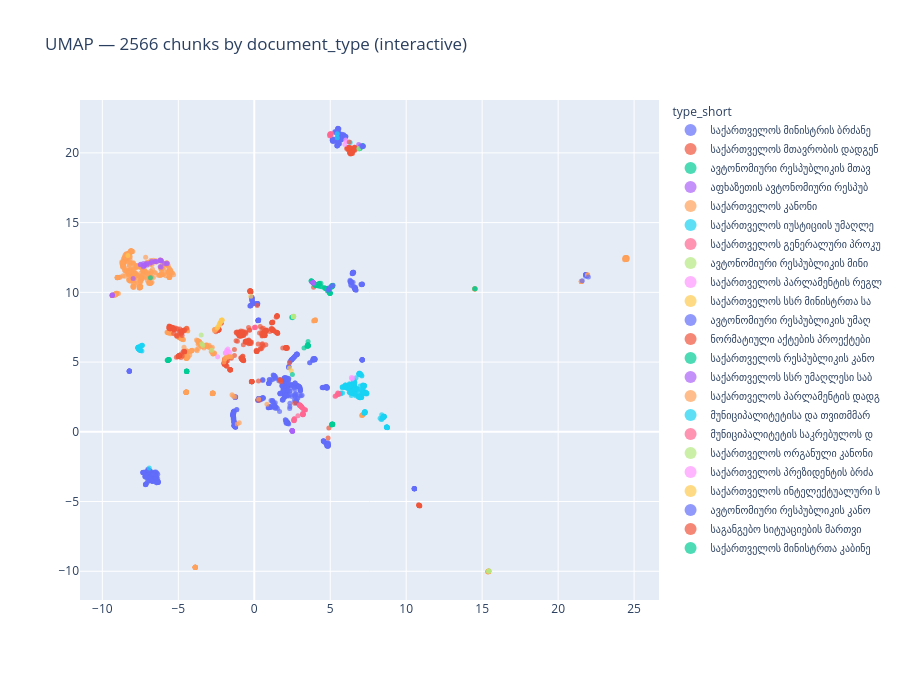

Source (notebook cell):
### Code cell
# Interactive 2D (Plotly). render_mode="svg" forces non-WebGL SVG so it renders inline in VS
# Code even above 1000 points (Plotly would otherwise switch to a WebGL trace and show the
# "WebGL is not supported" box). Also exported to HTML as a fallback.
import plotly.io as pio

proj_key = "umap"  # try "pca" or "tsne" too
plot_df = meta.copy()
plot_df["title_short"] = plot_df["title"].fillna("").str.slice(0, 70)
plot_df["heading_short"] = plot_df["heading"].fillna("").str.slice(0, 70)

fig2d = px.scatter(
    plot_df, x=f"{proj_key}_x", y=f"{proj_key}_y", color="type_short",
    render_mode="svg",
    hover_data={"title_short": True, "heading_short": True, "status": True,
                f"{proj_key}_x": False, f"{proj_key}_y": False, "type_short": False},
    opacity=0.7, height=680,
    title=f"{proj_key.upper()} — {len(plot_df)} chunks by document_type (interactive)",
)
fig2d.update_traces(marker=dict(size=5))
fig2d.update_layout(legend=dict(font=dict(size=10), itemsizing="constant"),
                    xaxis_title=None, yaxis_title=None)

out2d = NB_DIR / "vector_2d_interactive.html"
fig2d.write_html(str(out2d), include_plotlyjs="cdn")
print("Interactive 2D also saved to:", out2d)
fig2d.show()
